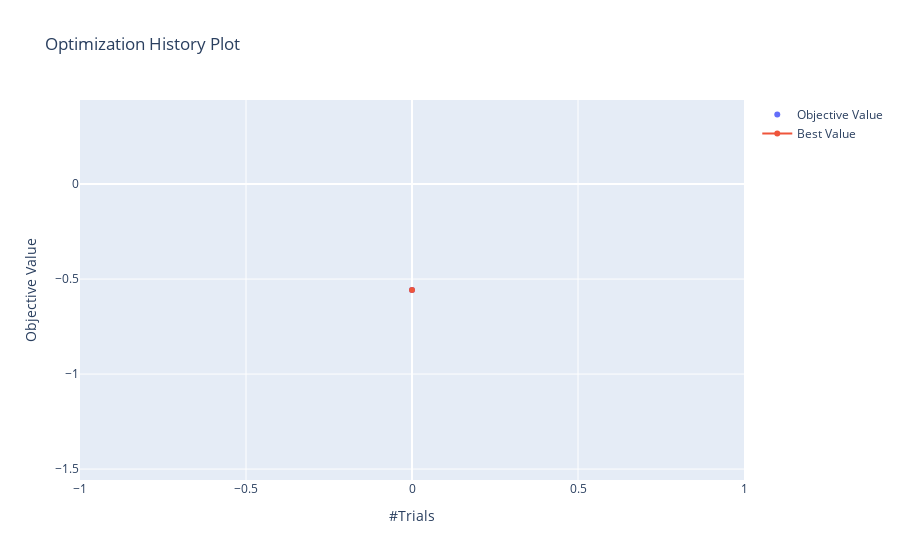

The code cell stored with this chart in its notebook:
### Code cell
optuna.visualization.plot_optimization_history(study)

### Figure 1 — Plotly figure (JSON) as saved in the notebook; plotly's stock layout.template omitted (floating-point values rounded to 4 significant figures)
{"data": [{"mode": "markers", "name": "Objective Value", "type": "scatter", "x": [0], "y": [-0.5576]}, {"name": "Best Value", "type": "scatter", "x": [0], "y": [-0.5576]}], "layout": {"title": {"text": "Optimization History Plot"}, "xaxis": {"title": {"text": "#Trials"}}, "yaxis": {"title": {"text": "Objective Value"}}}}
